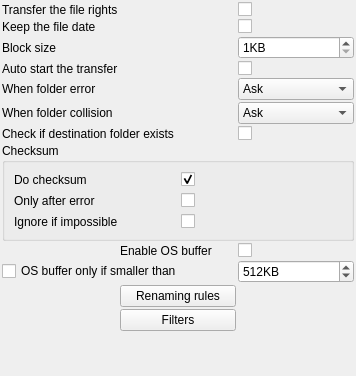
<?xml version="1.0" encoding="UTF-8"?>
<ui version="4.0">
 <class>options</class>
 <widget class="QWidget" name="options">
  <property name="geometry">
   <rect>
    <x>0</x>
    <y>0</y>
    <width>356</width>
    <height>376</height>
   </rect>
  </property>
  <layout class="QGridLayout" name="gridLayout">
   <property name="margin">
    <number>2</number>
   </property>
   <property name="spacing">
    <number>2</number>
   </property>
   <item row="0" column="0">
    <widget class="QLabel" name="label">
     <property name="text">
      <string>Transfer the file rights</string>
     </property>
    </widget>
   </item>
   <item row="0" column="2">
    <widget class="QCheckBox" name="doRightTransfer"/>
   </item>
   <item row="1" column="0">
    <widget class="QLabel" name="label_2">
     <property name="text">
      <string>Keep the file date</string>
     </property>
    </widget>
   </item>
   <item row="1" column="2">
    <widget class="QCheckBox" name="keepDate"/>
   </item>
   <item row="2" column="2">
    <widget class="QSpinBox" name="blockSize">
     <property name="suffix">
      <string>KB</string>
     </property>
     <property name="minimum">
      <number>1</number>
     </property>
     <property name="maximum">
      <number>65536</number>
     </property>
    </widget>
   </item>
   <item row="3" column="0" colspan="2">
    <widget class="QLabel" name="label_5">
     <property name="text">
      <string>Auto start the transfer</string>
     </property>
    </widget>
   </item>
   <item row="3" column="2">
    <widget class="QCheckBox" name="autoStart"/>
   </item>
   <item row="4" column="0">
    <widget class="QLabel" name="label_6">
     <property name="text">
      <string>When folder error</string>
     </property>
    </widget>
   </item>
   <item row="4" column="2">
    <widget class="QComboBox" name="comboBoxFolderError">
     <item>
      <property name="text">
       <string>Ask</string>
      </property>
     </item>
     <item>
      <property name="text">
       <string>Skip</string>
      </property>
     </item>
    </widget>
   </item>
   <item row="5" column="0">
    <widget class="QLabel" name="label_7">
     <property name="text">
      <string>When folder collision</string>
     </property>
    </widget>
   </item>
   <item row="5" column="2">
    <widget class="QComboBox" name="comboBoxFolderColision">
     <item>
      <property name="text">
       <string>Ask</string>
      </property>
     </item>
     <item>
      <property name="text">
       <string>Merge</string>
      </property>
     </item>
     <item>
      <property name="text">
       <string>Skip</string>
      </property>
     </item>
     <item>
      <property name="text">
       <string>Rename</string>
      </property>
     </item>
    </widget>
   </item>
   <item row="6" column="0" colspan="2">
    <widget class="QLabel" name="label_8">
     <property name="text">
      <string>Check if destination folder exists</string>
     </property>
    </widget>
   </item>
   <item row="6" column="2">
    <widget class="QCheckBox" name="checkBoxDestinationFolderExists"/>
   </item>
   <item row="7" column="0" colspan="3">
    <widget class="QGroupBox" name="groupBox">
     <property name="title">
      <string>Checksum</string>
     </property>
     <layout class="QGridLayout" name="gridLayout_2">
      <item row="1" column="1">
       <widget class="QCheckBox" name="checksumOnlyOnError"/>
      </item>
      <item row="1" column="0">
       <widget class="QLabel" name="label_9">
        <property name="text">
         <string>Only after error</string>
        </property>
       </widget>
      </item>
      <item row="2" column="0">
       <widget class="QLabel" name="label_10">
        <property name="text">
         <string>Ignore if impossible</string>
        </property>
       </widget>
      </item>
      <item row="2" column="1">
       <widget class="QCheckBox" name="checksumIgnoreIfImpossible"/>
      </item>
      <item row="0" column="1">
       <widget class="QCheckBox" name="doChecksum">
        <property name="checked">
         <bool>true</bool>
        </property>
       </widget>
      </item>
      <item row="0" column="0">
       <widget class="QLabel" name="label_11">
        <property name="text">
         <string>Do checksum</string>
        </property>
       </widget>
      </item>
     </layout>
    </widget>
   </item>
   <item row="8" column="1">
    <widget class="QLabel" name="label_3">
     <property name="text">
      <string>Enable OS buffer</string>
     </property>
    </widget>
   </item>
   <item row="8" column="2">
    <widget class="QCheckBox" name="osBuffer"/>
   </item>
   <item row="9" column="0" colspan="2">
    <widget class="QCheckBox" name="osBufferLimited">
     <property name="text">
      <string>OS buffer only if smaller than</string>
     </property>
    </widget>
   </item>
   <item row="9" column="2">
    <widget class="QSpinBox" name="osBufferLimit">
     <property name="suffix">
      <string>KB</string>
     </property>
     <property name="minimum">
      <number>1</number>
     </property>
     <property name="maximum">
      <number>2048</number>
     </property>
     <property name="value">
      <number>512</number>
     </property>
    </widget>
   </item>
   <item row="2" column="0">
    <widget class="QLabel" name="label_4">
     <property name="text">
      <string>Block size</string>
     </property>
    </widget>
   </item>
   <item row="12" column="1">
    <spacer name="verticalSpacer">
     <property name="orientation">
      <enum>Qt::Vertical</enum>
     </property>
     <property name="sizeHint" stdset="0">
      <size>
       <width>20</width>
       <height>40</height>
      </size>
     </property>
    </spacer>
   </item>
   <item row="11" column="1">
    <widget class="QPushButton" name="filters">
     <property name="text">
      <string>Filters</string>
     </property>
    </widget>
   </item>
   <item row="10" column="1">
    <widget class="QPushButton" name="renamingRules">
     <property name="text">
      <string>Renaming rules</string>
     </property>
    </widget>
   </item>
  </layout>
 </widget>
 <resources/>
 <connections>
  <connection>
   <sender>doChecksum</sender>
   <signal>clicked(bool)</signal>
   <receiver>label_9</receiver>
   <slot>setEnabled(bool)</slot>
   <hints>
    <hint type="sourcelabel">
     <x>187</x>
     <y>212</y>
    </hint>
    <hint type="destinationlabel">
     <x>100</x>
     <y>223</y>
    </hint>
   </hints>
  </connection>
  <connection>
   <sender>doChecksum</sender>
   <signal>clicked(bool)</signal>
   <receiver>checksumOnlyOnError</receiver>
   <slot>setEnabled(bool)</slot>
   <hints>
    <hint type="sourcelabel">
     <x>198</x>
     <y>212</y>
    </hint>
    <hint type="destinationlabel">
     <x>190</x>
     <y>226</y>
    </hint>
   </hints>
  </connection>
  <connection>
   <sender>doChecksum</sender>
   <signal>clicked(bool)</signal>
   <receiver>label_10</receiver>
   <slot>setEnabled(bool)</slot>
   <hints>
    <hint type="sourcelabel">
     <x>245</x>
     <y>210</y>
    </hint>
    <hint type="destinationlabel">
     <x>123</x>
     <y>251</y>
    </hint>
   </hints>
  </connection>
  <connection>
   <sender>doChecksum</sender>
   <signal>clicked(bool)</signal>
   <receiver>checksumIgnoreIfImpossible</receiver>
   <slot>setEnabled(bool)</slot>
   <hints>
    <hint type="sourcelabel">
     <x>269</x>
     <y>209</y>
    </hint>
    <hint type="destinationlabel">
     <x>213</x>
     <y>247</y>
    </hint>
   </hints>
  </connection>
 </connections>
</ui>
